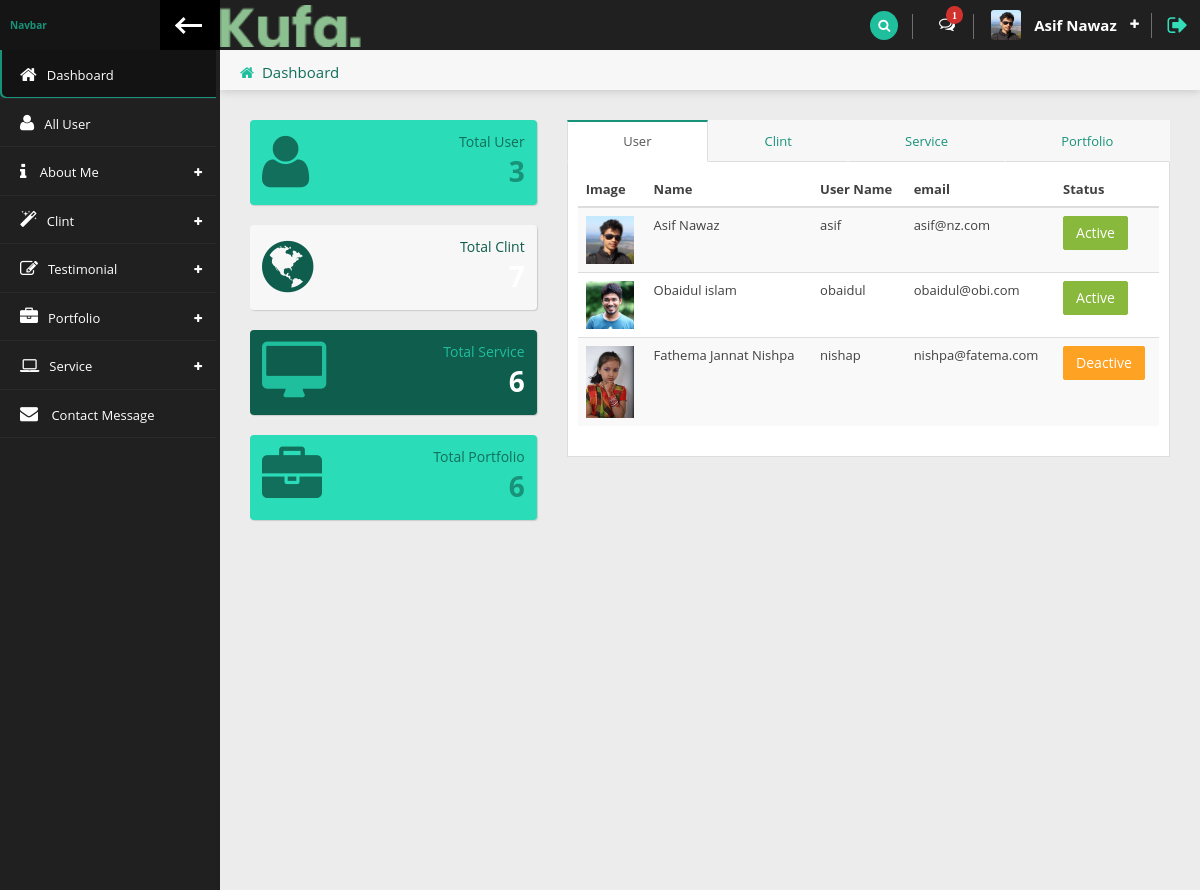
The page /admin/index.php (signed in) on the database its author committed.
### tables this page shows
CREATE TABLE `user` (
  `id` int NOT NULL,
  `name` varchar(255) NOT NULL,
  `username` varchar(155) NOT NULL,
  `email` varchar(255) NOT NULL,
  `status` int NOT NULL DEFAULT '1',
  `password` varchar(155) NOT NULL,
  `image` varchar(255) DEFAULT 'defult_user.jpg'
);

### admin/index.php (the view, shortened to what this page needs)
<?php
    include_once('header.php');
    $count_user = "SELECT count(*) as total_user FROM `user`";
    $query = mysqli_query($db,$count_user);
    $total_user = mysqli_fetch_assoc($query);
    $count_clint = "SELECT count(*) as total_clint FROM `clint`";
    $query_clint = mysqli_query($db,$count_clint);
    $total_clint = mysqli_fetch_assoc($query_clint);
    $count_service = "SELECT count(*) as total_service FROM `service`";
    $query_service = mysqli_query($db,$count_service);
    $total_service = mysqli_fetch_assoc($query_service);
    $count_portfolio = "SELECT count(*) as total_portfolio FROM `portfolio`";
    $query_portfolio = mysqli_query($db,$count_portfolio);
    $total_portfolio = mysqli_fetch_assoc($query_portfolio);
?>
            <div class="content">
                <div class="content-header">
                    <div class="leftside-content-header">
                        <ul class="breadcrumbs">
                            <li><i class="fa fa-home" aria-hidden="true"></i><a href="#">Dashboard</a></li>
                        </ul>
                    </div>
                </div>
                <div class="row animated fadeInUp">
                    <div class="col-sm-12 col-lg-12">
                        <div class="row">
                            <div class="col-sm-12 col-md-4">
                                <div class="panel widgetbox wbox-2 bg-lighter-2 color-light">
                                    <a href="#">
                                        <div class="panel-content">
                                            <div class="row">
                                                <div class="col-xs-4">
                                                    <span class="icon fa fa-user color-darker-1"></span>
                                                </div>
                                                <div class="col-xs-8">
                                                    <h4 class="subtitle color-darker-1">Total User</h4>
                                                    <h1 class="title color-primary"> <?php echo $total_user['total_user']; ?></h1>
                                                </div>
                                            </div>
                                        </div>
                                    </a>
                                </div>
                                <div class="panel widgetbox wbox-2 bg-scale-0">
                                    <a href="#">
                                        <div class="panel-content">
                                            <div class="row">
                                                <div class="col-xs-4">
                                                    <span class="icon fa fa-globe color-darker-2"></span>
                                                </div>
                                                <div class="col-xs-8">
                                                    <h4 class="subtitle color-darker-2">Total Clint</h4>
                                                    <h1 class="title color-w"> <?php echo $total_clint['total_clint']; ?></h1>
                                                </div>
                                            </div>
                                        </div>
                                    </a>
                                </div>
                                <div class="panel widgetbox wbox-2 bg-darker-2 color-light">
                                    <a href="#">
                                        <div class="panel-content">
                                            <div class="row">
                                                <div class="col-xs-4">
                                                    <span class="icon fa fa-desktop color-lighter-1"></span>
                                                </div>
                                                <div class="col-xs-8">
                                                    <h4 class="subtitle color-lighter-1">Total Service</h4>
                                                    <h1 class="title color-light"><?php echo $total_service['total_service']; ?></h1>
                                                </div>
                                            </div>
                                        </div>
                                    </a>
                                </div>
                                <div class="panel widgetbox wbox-2 bg-lighter-2 color-light">
                                    <a href="#">
                                        <div class="panel-content">
                                            <div class="row">
                                                <div class="col-xs-4">
                                                    <span class="icon fa fa-briefcase color-darker-1"></span>
                                                </div>
                                                <div class="col-xs-8">
                                                    <h4 class="subtitle color-darker-1">Total Portfolio</h4>
                                                    <h1 class="title color-primary"> <?php echo $total_portfolio['total_portfolio']; ?></h1>
                                                </div>
                                            </div>
                                        </div>
                                    </a>
                                </div>
                            </div>
                             <div class="col-sm-12 col-md-8">
                                <div class="tabs mt-none">
                                    <ul class="nav nav-tabs nav-justified">
                                        <li class="active"><a href="#home" data-toggle="tab">User</a></li>
                                        <li><a href="#profile" data-toggle="tab">Clint</a></li>
                                        <li><a href="#messages" data-toggle="tab">Service</a></li>
                                        <li><a href="#settings" data-toggle="tab"> Portfolio </a></li>
                                    </ul>
                                    <div class="tab-content">
                                        <div class="tab-pane fade in active" id="home">
                                            <div class="table-responsive">
                                                <table class="table table-striped table-hover">
                                                    <thead>
                                                        <tr>
                                                            <th>Image</th>
                                                            <th>Name</th>
                                                            <th>User Name</th>
                                                            <th>email</th>
                                                            <th>Status</th>
                                                        </tr>
                                                    </thead>
                                                    <tbody>
                                                    <?php
                                                        foreach ($all_users as $user):
                                                    ?>
                                                        <tr>
                                                            <td> <img width="48" src="images/user/<?=$user['image'];?>"> </td>
                                                            <td><?=$user['name'];?></td>
                                                            <td><?=$user['username']?></td>
                                                            <td><?=$user['email'];?></td>
                                                            <td>
                                                                <?php
                                                                if($user['status']==1) {
                                                                    ?>
                                                                    <a href="all_user.php" class="btn btn-success">Active</a>
                                                                    <?php
                                                                }else{
                                                                    ?>
                                                                    <a href="all_user.php" class="btn btn-warning">Deactive</a>
                                                                    <?php
                                                                }
                                                                ?>
                                                            </td>
                                                        </tr>
                                                    <?php
                                                        endforeach;
                                                    ?>
                                                    </tbody>
                                                </table>
                                            </div>
                                        </div>
                                    </div>
                                </div>
                            </div>
                        </div>
                </div>
            </div>
<?php
    include_once('footer.php');
?>

### admin/header.php (shortened to what this page needs)
<?php
include_once ('../database.php');
$select_all_user = "SELECT * FROM `user`";
$all_users = mysqli_query($db,$select_all_user);
?>
<!doctype html>
<html lang="en" class="fixed left-sidebar-top">
<head>
    <link href="vendor/pace/pace-theme-minimal.css" rel="stylesheet" />
    <link rel="stylesheet" href="vendor/bootstrap/css/bootstrap.css">
    <link rel="stylesheet" href="vendor/font-awesome/css/font-awesome.css">
    <link rel="stylesheet" href="vendor/animate.css/animate.css">
    <link rel="stylesheet" href="vendor/toastr/toastr.min.css">
    <link rel="stylesheet" href="vendor/magnific-popup/magnific-popup.css">
    <link rel="stylesheet" href="vendor/data-table/media/css/dataTables.bootstrap.min.css">
    <link rel="stylesheet" href="stylesheets/css/style.css">
</head>
<body>
    <div class="wrap">
        <?php
            include_once('layout/pageheader.php');
        ?>
        <div class="page-body">
            <?php
            include_once('layout/nav.php');
            ?>

### admin/layout/pageheader.php (shortened to what this page needs)
<?php
$count_unread_message = "SELECT count(*) as total_unread_message FROM `contact_message` WHERE `status`=0";
$query_unread_message = mysqli_query($db,$count_unread_message);
$total_unread_message = mysqli_fetch_assoc($query_unread_message);
?>
        <div class="page-header">
            <div class="leftside-header">
                <div class="logo">
                    <a href="index.php" class="on-click">
                        <img alt="logo" src="images/logo/s_logo.png" />
                    </a>
                </div>
            </div>
            <div class="rightside-header">
                <div class="header-section" id="search-headerbox">
                    <i class="fa fa-search search" id="search-icon" aria-hidden="true"></i>
                </div>
                <div class="header-section hidden-xs" id="notice-headerbox">
                    <div class="notice" id="messages-notice">
                        <i class="fa fa-comments-o" aria-hidden="true"><span class="badge badge-xs badge-top-right x-danger"><?=$total_unread_message['total_unread_message'];?></span>
                        </i>
                    </div>
                </div>
                <div class="header-section" id="user-headerbox">
                    <div class="user-header-wrap">
                        <div class="user-photo">
                            <img alt="profile photo" src="images/user/<?=$_SESSION['user_all_info']['image'];?>" />
                        </div>
                        <div class="user-info">
                            <span class="user-name"><?=$_SESSION['user_all_info']['name'];?></span>
                        </div>
                        <i class="fa fa-plus icon-open" aria-hidden="true"></i>
                    </div>
                </div>
                <div class="header-section">
                    <a href="user/logout.php" data-toggle="tooltip" data-placement="left" title="Logout"><i class="fa fa-sign-out log-out" aria-hidden="true"></i></a>
                </div>
            </div>
        </div>

### admin/layout/nav.php (shortened to what this page needs)
<div class="left-sidebar">
    <div class="left-sidebar-header">
        <div class="left-sidebar-title">Navbar</div>
        <div class="left-sidebar-toggle c-hamburger c-hamburger--htla hidden-xs" data-toggle-class="left-sidebar-collapsed" data-target="html">
            <span></span>
        </div>
    </div>
    <div id="left-nav" class="nano">
        <div class="nano-content">
            <nav>
                <ul class="nav nav-left-lines" id="main-nav">
                    <li class="active-item"><a href="index.php"><i class="fa fa-home" aria-hidden="true"></i><span>Dashboard</span></a></li>
                    <li ><a href="all_user.php"><i class="fa fa-user" aria-hidden="true"></i><span>All User</span></a></li>
                    <li class="has-child-item close-item">
                        <a><i class="fa fa-info" aria-hidden="true"></i><span> About Me</span></a>
                    </li>
                    <li class="has-child-item close-item">
                        <a><i class="fa fa-magic" aria-hidden="true"></i><span>Clint</span></a>
                    </li>
                    <li class="has-child-item close-item">
                        <a><i class="fa fa-pencil-square-o" aria-hidden="true"></i><span>Testimonial</span></a>
                    </li>
                    <li class="has-child-item close-item">
                        <a><i class="fa fa-briefcase" aria-hidden="true"></i><span>Portfolio</span></a>
                    </li>
                    <li class="has-child-item close-item">
                        <a><i class="fa fa-laptop" aria-hidden="true"></i><span>Service</span></a>
                    </li>
                    <li ><a href="all_message.php"><i class="fa fa-envelope" aria-hidden="true"></i><span> Contact Message</span></a></li>
                </ul>
            </nav>
        </div>
    </div>
</div>

### admin/footer.php (shortened to what this page needs)
    </div>
</div>
       </body>
       </html>

### rows shown on the page
user: image (picture), name "Asif Nawaz", username "asif", email "asif@nz.com", status "Active"
user: image (picture), name "Obaidul islam", username "obaidul", email "obaidul@obi.com", status "Active"
user: image (picture), name "Fathema Jannat Nishpa", username "nishap", email "nishpa@fatema.com", status "Deactive"

### other values the page prints
$total_unread_message['total_unread_message'] "1"
$_SESSION['user_all_info']['name'] "Asif Nawaz"
$total_user['total_user'] "3"
$total_service['total_service'] "6"
$total_portfolio['total_portfolio'] "6"
